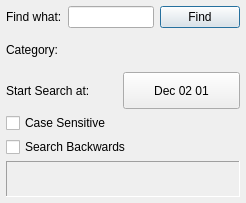
<ui version="4.0" >
 <author></author>
 <comment></comment>
 <exportmacro></exportmacro>
 <class>FindWidgetBase</class>
 <widget class="QWidget" name="FindWidgetBase" >
  <property name="geometry" >
   <rect>
    <x>0</x>
    <y>0</y>
    <width>246</width>
    <height>203</height>
   </rect>
  </property>
  <property name="sizePolicy" >
   <sizepolicy>
    <hsizetype>1</hsizetype>
    <vsizetype>1</vsizetype>
    <horstretch>0</horstretch>
    <verstretch>0</verstretch>
   </sizepolicy>
  </property>
  <property name="windowTitle" >
   <string>Find</string>
  </property>
  <layout class="QVBoxLayout" >
   <property name="margin" >
    <number>6</number>
   </property>
   <property name="spacing" >
    <number>4</number>
   </property>
   <item>
    <layout class="QHBoxLayout" >
     <property name="margin" >
      <number>0</number>
     </property>
     <property name="spacing" >
      <number>6</number>
     </property>
     <item>
      <widget class="QLabel" name="lblFindWhat" >
       <property name="text" >
        <string>Find what:</string>
       </property>
      </widget>
     </item>
     <item>
      <widget class="QLineEdit" name="txtFind" />
     </item>
     <item>
      <widget class="QPushButton" name="cmdFind" >
       <property name="text" >
        <string>Find</string>
       </property>
       <property name="default" >
        <bool>true</bool>
       </property>
      </widget>
     </item>
    </layout>
   </item>
   <item>
    <layout class="QHBoxLayout" >
     <property name="margin" >
      <number>0</number>
     </property>
     <property name="spacing" >
      <number>6</number>
     </property>
     <item>
      <widget class="QLabel" name="lblCategory" >
       <property name="text" >
        <string>Category:</string>
       </property>
      </widget>
     </item>
     <item>
      <widget class="CategorySelect" name="cmbCat" />
     </item>
    </layout>
   </item>
   <item>
    <widget class="Q3Frame" name="Frame3" >
     <property name="sizePolicy" >
      <sizepolicy>
       <hsizetype>5</hsizetype>
       <vsizetype>1</vsizetype>
       <horstretch>0</horstretch>
       <verstretch>0</verstretch>
      </sizepolicy>
     </property>
     <layout class="QHBoxLayout" >
      <property name="margin" >
       <number>0</number>
      </property>
      <property name="spacing" >
       <number>0</number>
      </property>
      <item>
       <widget class="QLabel" name="lblStartDate" >
        <property name="text" >
         <string>Start Search at:</string>
        </property>
       </widget>
      </item>
      <item>
       <widget class="QPushButton" name="cmdStartDate" >
        <property name="sizePolicy" >
         <sizepolicy>
          <hsizetype>1</hsizetype>
          <vsizetype>1</vsizetype>
          <horstretch>0</horstretch>
          <verstretch>0</verstretch>
         </sizepolicy>
        </property>
        <property name="text" >
         <string>Dec 02 01</string>
        </property>
       </widget>
      </item>
     </layout>
    </widget>
   </item>
   <item>
    <widget class="QCheckBox" name="chkCase" >
     <property name="text" >
      <string>Case Sensitive</string>
     </property>
    </widget>
   </item>
   <item>
    <widget class="QCheckBox" name="chkBackwards" >
     <property name="text" >
      <string>Search Backwards</string>
     </property>
    </widget>
   </item>
   <item>
    <widget class="QLabel" name="lblStatus" >
     <property name="frameShape" >
      <enum>QFrame::Panel</enum>
     </property>
     <property name="frameShadow" >
      <enum>QFrame::Sunken</enum>
     </property>
     <property name="text" >
      <string/>
     </property>
    </widget>
   </item>
  </layout>
 </widget>
 <pixmapfunction></pixmapfunction>
 <customwidgets>
  <customwidget>
   <class>CategorySelect</class>
   <extends></extends>
   <header>qpe/categoryselect.h</header>
   <container>0</container>
   <pixmap></pixmap>
  </customwidget>
  <customwidget>
   <class>Q3Frame</class>
   <extends>QWidget</extends>
   <header>q3frame.h</header>
   <container>1</container>
   <pixmap></pixmap>
  </customwidget>
 </customwidgets>
 <resources/>
 <connections/>
</ui>
